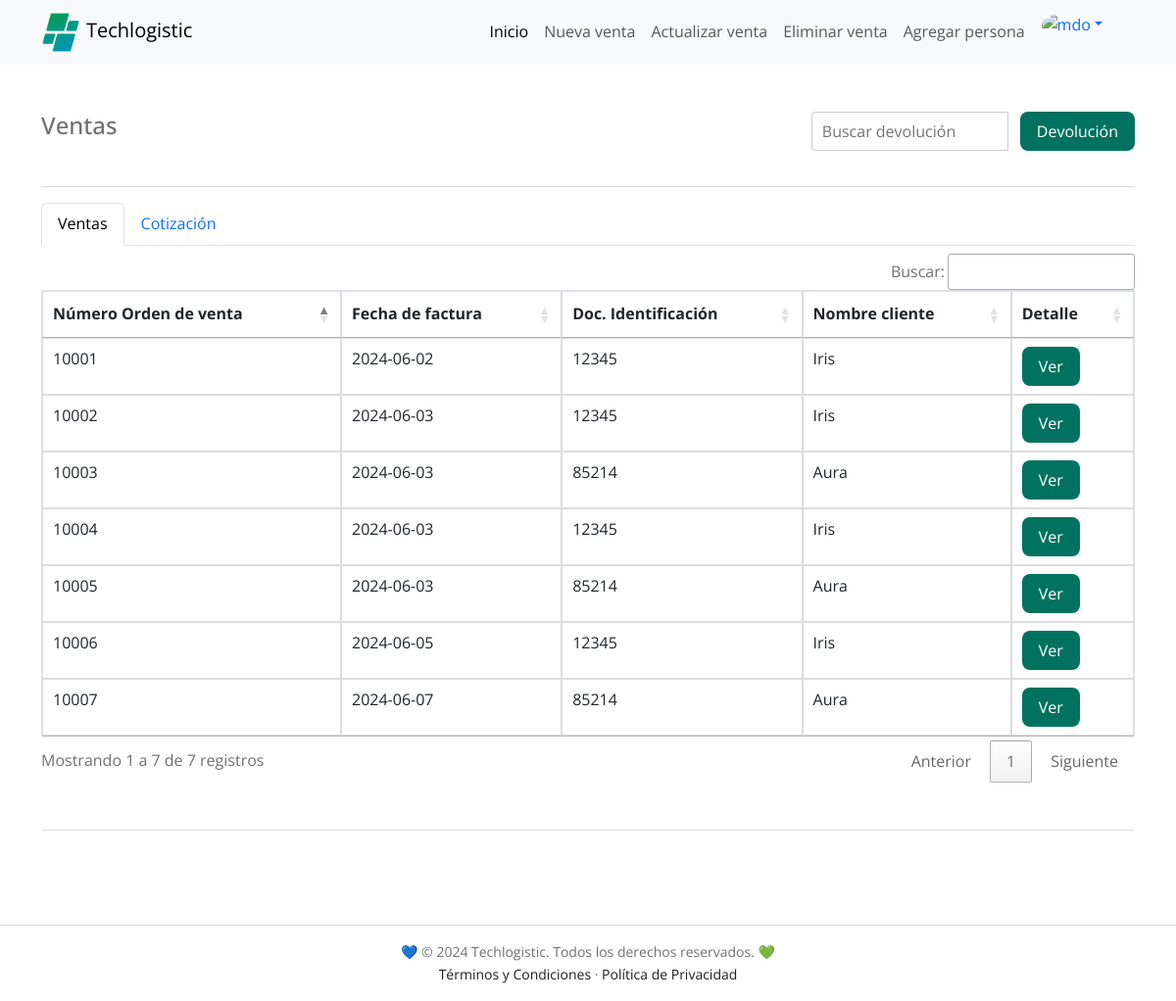
/dashboard/ventas/indexventas.php, run on the app's committed database.
### tables this page shows
CREATE TABLE `orden_venta` (
  `numero_orden_venta` int NOT NULL AUTO_INCREMENT,
  `id_funcionario` int NOT NULL,
  `id_persona` int NOT NULL,
  `id_medio_pago` int NOT NULL,
  `fecha_factura` date NOT NULL,
  `doc_identidad` int NOT NULL,
  `nombre_cliente` varchar(45) NOT NULL,
  PRIMARY KEY (`numero_orden_venta`),
  KEY `id_medio_pago` (`id_medio_pago`),
  KEY `id_funcionario` (`id_funcionario`),
  KEY `id_persona` (`id_persona`) /*!80000 INVISIBLE */,
  CONSTRAINT `orden_venta_ibfk_1` FOREIGN KEY (`id_medio_pago`) REFERENCES `medio_pago` (`id_medio_pago`),
  CONSTRAINT `orden_venta_ibfk_2` FOREIGN KEY (`id_funcionario`) REFERENCES `funcionario` (`id_funcionario`),
  CONSTRAINT `orden_venta_ibfk_3` FOREIGN KEY (`id_persona`) REFERENCES `personas` (`id_persona`)
);

### dashboard/ventas/indexventas.php (the view, shortened to what this page needs)
<!DOCTYPE html>
<html lang="es">
<head>
  <link href='https://unpkg.com/boxicons@2.0.7/css/boxicons.min.css' rel='stylesheet'>
  <link href="https://cdn.jsdelivr.net/npm/bootstrap@5.3.0/dist/css/bootstrap.min.css" rel="stylesheet"
>
  <link rel="stylesheet" href="../../HTML/styles/techlogistic.css">
  <link rel="stylesheet" type="text/css" href="https://cdn.datatables.net/1.11.5/css/jquery.dataTables.css">
  <link rel="stylesheet" type="text/css" href="https://cdn.datatables.net/buttons/2.0.1/css/buttons.dataTables.min.css">
</head>
<body>
  <nav class="navbar navbar-expand-lg bg-body-tertiary">
    <div class="container">
      <a href="../../PHP/indexdash.php" class="navbar-brand" title="Techlogistic"><img src="../../IMAGES/favicon.png"
          alt="" class="navigation__image">Techlogistic</a>
      <div class="collapse navbar-collapse" id="navbarNavDropdown">
        <ul class="navbar-nav ms-auto me-4 mb-2 mb-lg-0">
          <li class="nav-item">
            <a class="nav-link active" aria-current="page" href="../../PHP/indexdash.php"> Inicio </a>
          </li>
          <li class="nav-item">
            <a class="nav-link" aria-current="page" href="./nueva-venta.php"> Nueva venta </a>
          </li>
          <li class="nav-item">
            <a class="nav-link" aria-current="page" href="indexventasActualizacion.php"> Actualizar venta </a>
          </li>
          <li class="nav-item">
            <a class="nav-link" aria-current="page" href="indexventasEliminar.php"> Eliminar venta </a>
          </li>
          <li class="nav-item">
            <a class="nav-link" aria-current="page" href="../../HTML/sign-up.html"> Agregar persona </a>
          </li>
          <li class="nav-item dropdown">
            <div class="dropdown" role="group">
              <a class="dropdown-toggle dropdown-toggle-split" data-bs-toggle="dropdown" aria-expanded="false">
                <img src="https://higinnamora.github.io/techlogistic/images/profile/profile.png" alt="mdo"
                  class="rounded-circle" width="38" height="38" />
              </a>
            </div>
          </li>
        </ul>
      </div>
    </div>
  </nav>
  <main class="container my-5 h-100">
    <div class="d-flex flex-column flex-md-row justify-content-between">
      <h4 class="text-md-start text-left">Ventas</h4>
      <div>
        <form class="search-box" action="buscarDevolucion.php" method="POST">
          <input type="text" name="query" style="height: 40px" placeholder="Buscar devolución">
          <a class="button w-auto" style="margin-left: 12px" type="submit">Devolución</a>
        </form>
      </div>
    </div>
    <hr>
    <ul class="nav nav-tabs mb-2">
      <li class="nav-item">
        <a class="nav-link active" aria-current="page" href="indexventas.php">Ventas</a>
      </li>
      <li class="nav-item">
        <a class="nav-link" aria-current="page" href="cotizacion.php">Cotización</a>
      </li>
    </ul>
    <div class="table-responsive">
      <?php
      include_once "../../PHP/conexion_a_la_DB.php";
      $sql = "SELECT numero_orden_venta, fecha_factura, doc_identidad, nombre_cliente FROM orden_venta;";
      echo '<table id="ventas" class="table">
            <thead>
                <tr>
                    <th scope="scope" >Número Orden de venta</th>
                    <th scope="scope" >Fecha de factura</th>
                    <th scope="scope" >Doc. Identificación</th>
                    <th scope="scope" >Nombre cliente</th>
                    <th scope="scope">Detalle</th>
                </tr>
            </thead>
            <tbody>';
      if ($rta = $conexion->query($sql)) {
        while ($row = $rta->fetch_assoc()) {
          $numero = $row["numero_orden_venta"];
          $fecha = $row["fecha_factura"];
          $documento = $row["doc_identidad"];
          $nombre = $row["nombre_cliente"];
          echo "
            <tr>
                <td>$numero</td>
                <td>$fecha</td>
                <td>$documento</td>
                <td>$nombre</td>
                <td><button class='button' onclick='generarFactura($numero)' data-numero-orden='$numero'>Ver</button></td>
            </tr>";
        }
        echo "</tbody></table>\n";
      }
      ?>
    </div>
    <hr class="my-5">
  </main>
  <div class="copyright">
    <div class="bd-container">
      <p>💙 © 2024 Techlogistic. Todos los derechos reservados. 💚</p>
      <p><a href="../../HTML/terminos-y-condiciones.html">Términos y Condiciones</a> · <a
          href="../../HTML/politica-de-privacidad.html">Política de Privacidad</a></p>
    </div>
  </div>
</body>
</html>

### HTML/styles/techlogistic.css (style rules this page uses)
:root { --header-height: 3rem; --first-color: #017260; --first-color-alt: #167C38; --secondary-color: #0097b2; --title-color: #393939; --text-color: #707070; --text-color-light: #A6A6A6; --body-color: #FFFFFF; --container-color: #FFFFFF; --black-color-001: #1E1E1E; --gray-color-001: #D9D9D9; --text-color-001: #242B55; --text-color-002: #fafafa; --body-font: 'Open Sans', sans-serif; --biggest-font-size: 2.25rem; --h1-font-size: 1.5rem; --h2-font-size: 1.25rem; --h3-font-size: 1rem; --normal-font-size: .938rem; --small-font-size: .813rem; --smaller-font-size: .75rem; --font-medium: 500; --font-semi-bold: 600; --m-1: .5rem; --m-2: 1rem; --m-3: 1.5rem; --m-4: 2rem; --m-5: 2.5rem; --m-6: 3rem; --z-tooltip: 10; --z-fixed: 100; }
@media screen and (min-width: 768px) { :root { --biggest-font-size: 4rem; --h1-font-size: 2.25rem; --h2-font-size: 1.5rem; --h3-font-size: 1.25rem; --normal-font-size: 1rem; --small-font-size: .875rem; --smaller-font-size: .813rem; } }
*,::before,::after { box-sizing: border-box; }
html { height: 100%; }
html, body { scroll-behavior: smooth; }
body { background-color: var(--body-color); color: var(--text-color); display: flex; flex-direction: column; font-family: var(--body-font); font-size: var(--normal-font-size); line-height: 1.6; margin: var(--header-height) 0 0 0; width: 100%; }
h1, h2, h3, p, ul { margin: 0; }
a { text-decoration: none; }
img { height: auto; max-width: 100%; }
.mb-2 { margin-bottom: var(--m-2); }
.bd-container { margin-left: var(--m-2); margin-right: var(--m-2); max-width: 960px; width: calc(100% - 2rem); }
.navigation__image { width: 40px; margin-right: 6px; }
.button { align-items: center; background-color: var(--first-color); border-radius: .5rem; border: 1px solid transparent; color: #FFFFFF; display: inline-block; height: 40px; line-height: 1; padding: 0 1rem; transition: .3s; justify-content: center; }
a.button { display: inline-flex; }
.copyright { text-align: center; padding: 16px 0; border-top: 1px solid var(--gray-color-001); margin-top: auto; }
.copyright p { font-size: 14px; color: var(--text-color); }
.copyright p a { color: var(--black-color-001); }
@media screen and (min-width: 768px) { body { margin: 0; } }
@media screen and (min-width: 992px) { .bd-container { margin-left: auto; margin-right: auto; } }
.search-box { display: flex; margin-bottom: 20px; }
.search-box input[type="text"] { flex: 1; padding: 10px; font-size: 16px; border: 1px solid #ccc; border-radius: 4px 0 0 4px; outline: none; }
table { width: 100%; border-collapse: collapse; margin-top: 20px; }
table, th, td { border: 1px solid #ddd; }
th, td { padding: 12px; text-align: left; }
th { background-color: #f2f2f2; }
tr:nth-child(even) { background-color: #f9f9f9; }

### data on the page
orden_venta: numero_orden_venta "10001", fecha_factura "2024-06-02", doc_identidad "12345", nombre_cliente "Iris"
orden_venta: numero_orden_venta "10002", fecha_factura "2024-06-03", doc_identidad "12345", nombre_cliente "Iris"
orden_venta: numero_orden_venta "10003", fecha_factura "2024-06-03", doc_identidad "85214", nombre_cliente "Aura"
orden_venta: numero_orden_venta "10004", fecha_factura "2024-06-03", doc_identidad "12345", nombre_cliente "Iris"
orden_venta: numero_orden_venta "10005", fecha_factura "2024-06-03", doc_identidad "85214", nombre_cliente "Aura"
orden_venta: numero_orden_venta "10006", fecha_factura "2024-06-05", doc_identidad "12345", nombre_cliente "Iris"
orden_venta: numero_orden_venta "10007", fecha_factura "2024-06-07", doc_identidad "85214", nombre_cliente "Aura"
